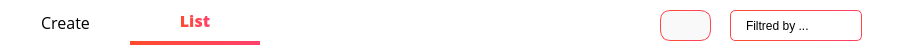
       <widget class="QWidget" name="widget_34" native="true">
        <property name="geometry">
         <rect>
          <x>0</x>
          <y>0</y>
          <width>911</width>
          <height>45</height>
         </rect>
        </property>
        <property name="styleSheet">
         <string notr="true">QWidget{
background-color: rgb(255, 255, 255);
}
QPushButton {
    border: none;
    padding: 5px 10px;
    font-size: 16px;
    font-weight: normal;
    color: black;
}

QPushButton:checked {
    border-bottom: 4px solid qlineargradient(x1:0, y1:0, x2:1, y2:0, stop:0 #FF4B2B, stop:1 #FF416C);
    border-right: none;
    border-top: none;
    color: qlineargradient(x1:0, y1:0, x2:1, y2:0, stop:0 #FF4B2B, stop:1 #FF416C);
    font-weight: 700;
}

QPushButton:hover {
    background-color: qlineargradient(x1:0, y1:0, x2:1, y2:0, stop:0 #f2f2f2, stop:1 #e6e6e6);
}</string>
        </property>
        <widget class="QPushButton" name="pushButton_48">
         <property name="enabled">
          <bool>true</bool>
         </property>
         <property name="geometry">
          <rect>
           <x>0</x>
           <y>0</y>
           <width>131</width>
           <height>45</height>
          </rect>
         </property>
         <property name="font">
          <font>
           <family>Open Sans</family>
           <pointsize>-1</pointsize>
           <weight>50</weight>
           <bold>false</bold>
          </font>
         </property>
         <property name="cursor">
          <cursorShape>ArrowCursor</cursorShape>
         </property>
         <property name="styleSheet">
          <string notr="true"/>
         </property>
         <property name="text">
          <string>Create</string>
         </property>
         <property name="checkable">
          <bool>false</bool>
         </property>
         <property name="checked">
          <bool>false</bool>
         </property>
        </widget>
        <widget class="QPushButton" name="pushButton_49">
         <property name="enabled">
          <bool>false</bool>
         </property>
         <property name="geometry">
          <rect>
           <x>130</x>
           <y>0</y>
           <width>130</width>
           <height>45</height>
          </rect>
         </property>
         <property name="font">
          <font>
           <family>Open Sans</family>
           <pointsize>-1</pointsize>
           <weight>50</weight>
           <bold>false</bold>
          </font>
         </property>
         <property name="cursor">
          <cursorShape>PointingHandCursor</cursorShape>
         </property>
         <property name="styleSheet">
          <string notr="true"/>
         </property>
         <property name="text">
          <string>List</string>
         </property>
         <property name="checkable">
          <bool>true</bool>
         </property>
         <property name="checked">
          <bool>true</bool>
         </property>
        </widget>
        <widget class="QComboBox" name="comboBox">
         <property name="geometry">
          <rect>
           <x>730</x>
           <y>10</y>
           <width>132</width>
           <height>31</height>
          </rect>
         </property>
         <property name="styleSheet">
          <string notr="true">QComboBox {
    border: 1px solid qlineargradient(x1:0, y1:0, x2:1, y2:0, stop:0 #FF4B2B, stop:1 #FF416C);
    border-radius: 5px;
    padding: 5px 15px;
    min-width: 100px;
    background-color: white;
    color: black;
    font-size: 12px;
}

QComboBox:drop-down {
    width: 20px;
    height: 20px;
	margin-top: 4px;
    margin-right: 5px;
    background-image: url(&quot;:assets/icons/cil-arrow-bottom_black.png&quot;);
    background-repeat: no-repeat;
    background-position: center center;
    border: none;
}

QComboBox:focus {
    border: 1px solid qlineargradient(x1:0, y1:0, x2:1, y2:0, stop:0 #32CD32, stop:1 #00FFFF);
}

QComboBox:disabled {
    background-color: #F0F0F0;
    color: #A0A0A0;
}

QComboBox:editable {
    background-color: white;
    border: 1px solid qlineargradient(x1:0, y1:0, x2:1, y2:0, stop:0 #BEBEBE, stop:1 #A4A4A4);
}

QComboBox:editable:focus {
    border: 1px solid qlineargradient(x1:0, y1:0, x2:1, y2:0, stop:0 #32CD32, stop:1 #00FFFF);
}

QComboBox::item {
    padding: 5px;
}

QComboBox::item:selected {
    background-color: qlineargradient(x1:0, y1:0, x2:1, y2:0, stop:0 #FF4B2B, stop:1 #FF416C);
    color: white;
}</string>
         </property>
         <item>
          <property name="text">
           <string>Filtred by ...</string>
          </property>
         </item>
         <item>
          <property name="text">
           <string>Matricule</string>
          </property>
         </item>
         <item>
          <property name="text">
           <string>State</string>
          </property>
         </item>
         <item>
          <property name="text">
           <string>Number_of_Employees</string>
          </property>
         </item>
         <item>
          <property name="text">
           <string>Location</string>
          </property>
         </item>
         <item>
          <property name="text">
           <string>Equipment</string>
          </property>
         </item>
         <item>
          <property name="text">
           <string>Remarks</string>
          </property>
         </item>
        </widget>
        <widget class="QPushButton" name="pushButton_9">
         <property name="geometry">
          <rect>
           <x>660</x>
           <y>10</y>
           <width>51</width>
           <height>31</height>
          </rect>
         </property>
         <property name="styleSheet">
          <string notr="true">QPushButton {
    border: 1px solid qlineargradient(x1:0, y1:0, x2:1, y2:0, stop:0 #FF4B2B, stop:1 #FF416C);
    border-radius: 10px;
    padding: 5px 15px;
    background: #f9f9f9;
    color: qlineargradient(x1:0, y1:0, x2:1, y2:0, stop:0 #FF4B2B, stop:1 #FF416C);
    font-size: 12px;
}

QPushButton:hover {
    background-color: qlineargradient(x1:0, y1:0, x2:1, y2:0, stop:0 #FF416C, stop:1 #FF4B2B);
	color: white;
}

QPushButton:pressed {
    background-color: qlineargradient(x1:0, y1:0, x2:1, y2:0, stop:0 #FF4B2B, stop:1 #FF416C);
    border: 2px solid #FF416C;
    padding: 4px 14px 6px 16px;
}</string>
         </property>
         <property name="text">
          <string/>
         </property>
         <property name="icon">
          <iconset resource="assets.qrc">
           <normaloff>:/assets/icons/cil-save_black.png</normaloff>:/assets/icons/cil-save_black.png</iconset>
         </property>
        </widget>
       </widget>
